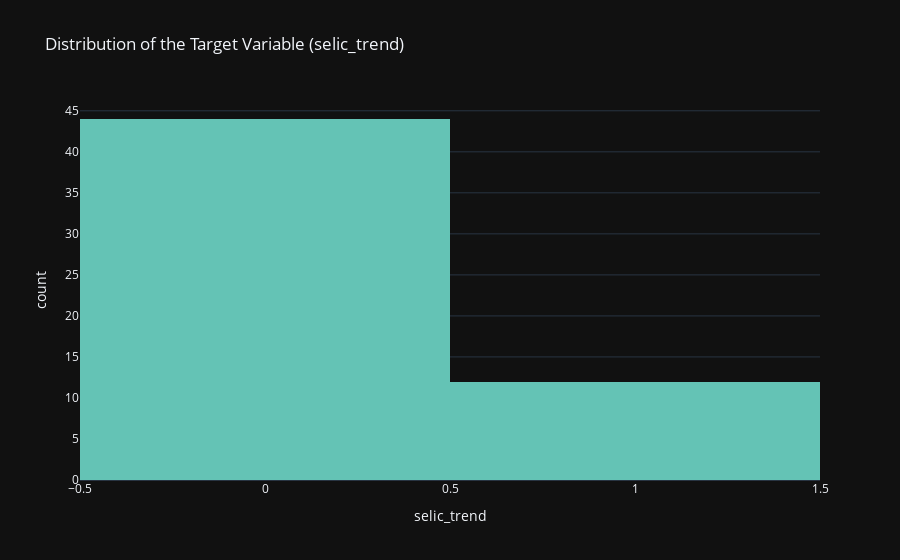

Notebook cell for this chart:
### Markdown cell above
#### Distribution of the Target Variable

### Code cell
fig = px.histogram(df_macroeconimic_numeric_cols, x='selic_trend', title='Distribution of the Target Variable (selic_trend)', color_discrete_sequence=['rgb(100, 195, 181)'])
fig.update_layout(template="plotly_dark")

fig.show()

### Figure 1 — Plotly figure (JSON) as saved in the notebook; plotly's stock layout.template omitted (floating-point values rounded to 4 significant figures)
{"data": [{"alignmentgroup": "True", "bingroup": "x", "hovertemplate": "selic_trend=%{x}<br>count=%{y}<extra></extra>", "legendgroup": "", "marker": {"color": "rgb(100, 195, 181)", "pattern": {"shape": ""}}, "name": "", "offsetgroup": "", "orientation": "v", "showlegend": false, "type": "histogram", "x": [0, 0, 0, 0, 0, 0, 0, 0, 0, 0, 0, 0, 0, 0, 0, 0, 0, 0, 0, 0, 0, 0, 0, 0, 0, 0, 1, 0, 1, 1, 0, 1, 1, 1, 0, 1, 0, 1, 1, 0, 1, 1, 0, 1, 0, 0, 0, 0, 0, 0, 0, 0, 0, 0, 0, 0], "xaxis": "x", "yaxis": "y"}], "layout": {"barmode": "relative", "legend": {"tracegroupgap": 0}, "title": {"text": "Distribution of the Target Variable (selic_trend)"}, "xaxis": {"anchor": "y", "domain": [0, 1], "title": {"text": "selic_trend"}}, "yaxis": {"anchor": "x", "domain": [0, 1], "title": {"text": "count"}}}}
